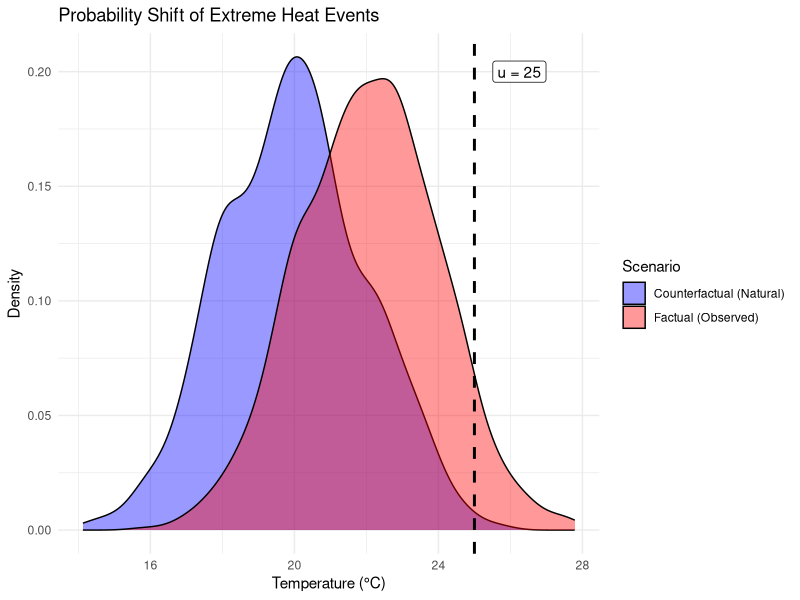

The R source for this figure:
## ---- chunk 1
#| label: fig-distribution-shift
#| fig-cap: "Comparison of Factual and Counterfactual Temperature Distributions"
#| warning: false
#| message: false

library(ggplot2)

# 1. Generate example data
set.seed(349)
counterfactual_data <- rnorm(1000, mean = 20, sd = 2)
factual_data <- rnorm(1000, mean = 22, sd = 2) 
threshold <- 25

# 2. Calculate probabilities (p0 and p1)
# We find the mean of a logical vector to get the proportion > threshold
p0 <- mean(counterfactual_data > threshold)
p1 <- mean(factual_data > threshold)

# 3. Combine into a dataframe for plotting
data <- data.frame(
  temp = c(counterfactual_data, factual_data),
  world = rep(c("Counterfactual (Natural)", "Factual (Observed)"), each = 1000)
)

# 4. Create the plot
ggplot(data, aes(x = temp, fill = world)) +
  geom_density(alpha = 0.4) + 
  geom_vline(xintercept = threshold, linetype = "dashed", linewidth =  1) +
  scale_fill_manual(values = c("blue", "red")) +
  annotate("label", x = 26.25, y = 0.2, 
           label = paste0("u = ", threshold), 
           fill = "white") +
  labs(
    title = "Probability Shift of Extreme Heat Events",
    x = "Temperature (°C)",
    y = "Density",
    fill = "Scenario"
  ) +
  theme_minimal()
